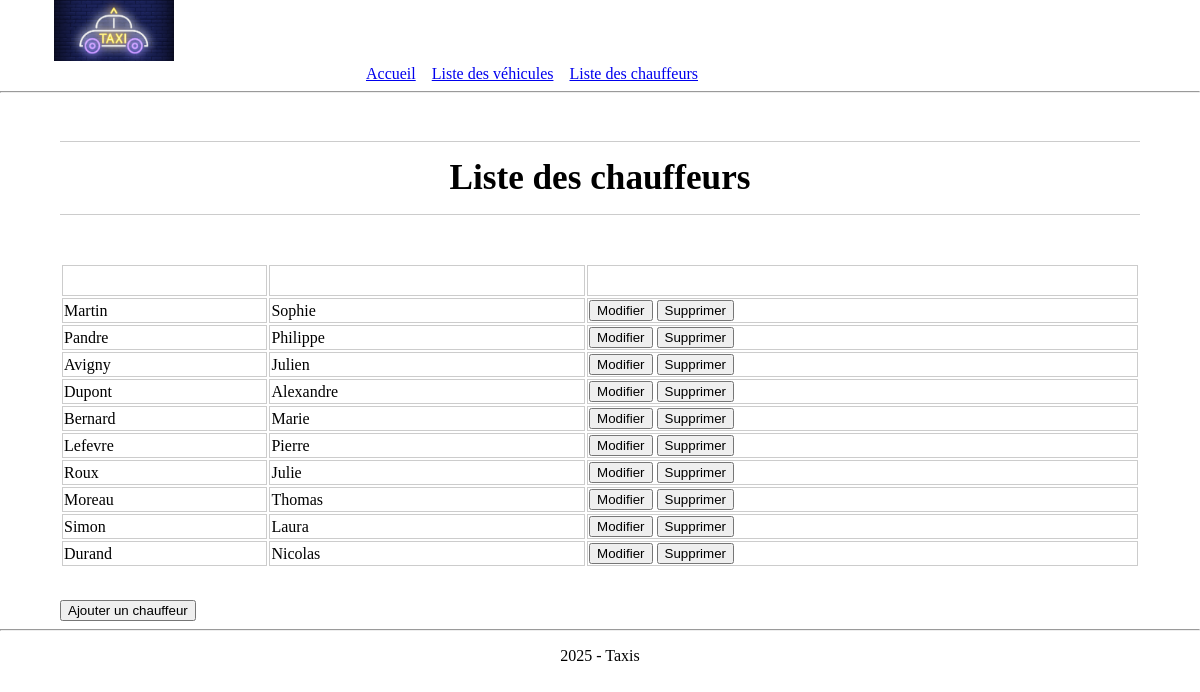
Screenshot of /driver/list-driver.php with the database file from the repository.
### tables this page shows
CREATE TABLE `conducteur` (
  `id_conducteur` int(11) NOT NULL AUTO_INCREMENT,
  `nom` varchar(50) NOT NULL,
  `prenom` varchar(50) NOT NULL,
  PRIMARY KEY (`id_conducteur`)
);

### driver/list-driver.php (called while the page is built)
<?php
include dirname(__DIR__) . '/fonctions.php';
require dirname(__DIR__) . '/connexiondb.php';
$driverArray = listerDrivers($pdo);
include PATH_PROJET . '/views/driver/list-driver-view.php';
?>

### fonctions.php (called while the page is built, shortened)
<?php
function listerDrivers($pdo)
{
    $sql = "SELECT * FROM conducteur ORDER BY id_conducteur ASC";
    $stmt = $pdo->prepare($sql);
    $stmt->execute();
    $drivers = $stmt->fetchAll();
    return $drivers;
}

### views/driver/list-driver-view.php (the view, shortened to what this page needs)
<?php
require PATH_PROJET . '/views/partials/header.php';
?>
<h1 style="text-align: center;">Liste des chauffeurs</h1>
<table>
    <thead>
        <tr>
            <th>
            </th>
            <th>
            </th>
            <th>
            </th>
        </tr>
    </thead>
    <tbody>
        <?php foreach ($driverArray as $driver) : ?>
            <tr>
                <td>
                    <?= $driver['nom'] ?>
                </td>
                <td>
                    <?= $driver['prenom'] ?>
                </td>
                <td>
                    <a href="<?= WEB_ROOT . '/driver/edit-driver.php?id=' . $driver['id_conducteur'] ?>"><button class="outline primary">Modifier</button></a>
                    <a href="<?= WEB_ROOT . '/driver/del-driver.php?id=' . $driver['id_conducteur'] ?>" onclick="return confirm('Voulez-vous vraiment supprimer ce chauffeur ?')"><button class="outline secondary">Supprimer</button></a>
                </td>
            </tr>
        <?php endforeach; ?>
    </tbody>
</table>
<div id="addButton">
    <a href="<?= WEB_ROOT . '/driver/add-driver.php' ?>"><button class="outline primary">Ajouter un chauffeur</button></a>
</div>
<?php
include PATH_PROJET . '/views/partials/footer.php';
?>

### views/partials/header.php (shortened to what this page needs)
<!DOCTYPE html>
<html lang="en">
<head>
    <link
        rel="stylesheet"
        href="https://cdn.jsdelivr.net/npm/@picocss/pico@2/css/pico.min.css">
    <link rel="stylesheet" href="<?php PATH_PROJET ?>/taxis/assets/css/style.css">
</head>
<body>
    <header>
        <?php require PATH_PROJET . '/views/partials/nav.php'; ?>
    </header>
    <hr>
    <main class="container">

### views/partials/nav.php
<nav class="container">
    <div id="logo">
        <img src="<?php WEB_ROOT ?>/taxis/assets/img/logo.jpg" alt="logo">
    </div>
    <div id="button">
        <a href="<?php WEB_ROOT ?>/taxis/index.php" role="button">Accueil</a></a>
        <a href="<?php WEB_ROOT ?>/taxis/vehicule/list-vehicule.php" role="button">Liste des véhicules</a>
        <a href="<?php WEB_ROOT ?>/taxis/driver/list-driver.php" role="button">Liste des chauffeurs</a>
    </div>
</nav>

### views/partials/footer.php
</main>
<footer>
    <hr>
    <p style="text-align: center;">2025 - Taxis</p>
</footer>
</body>
</html>

### assets/css/style.css (style rules this page uses)
body { margin: 0; padding: 0; box-sizing: border-box; width: 100%; height: 100vh; vertical-align: bottom; }
img { width: 100%; }
h1 { width: 90%; text-align: center; margin : 3rem auto; font-size: 2.2rem; border-bottom: 1px solid #ccc; border-top: 1px solid #ccc; padding-bottom: 1rem; padding-top: 1rem; }
#button { width: 90%; display: flex; justify-content: center; align-items: center; }
#button a { margin-right: 1rem; }
table { margin: 0 auto; width: 90%; margin-bottom: 2rem; }
table th { border: 1px solid #ccc; font-size: 1.5rem; color: white; }
table td { border: 1px solid #ccc; }
#addButton { width: 90%; margin : 0 auto; }

### rows the page displays
conducteur: nom "Martin", prenom "Sophie"
conducteur: nom "Pandre", prenom "Philippe"
conducteur: nom "Avigny", prenom "Julien"
conducteur: nom "Dupont", prenom "Alexandre"
conducteur: nom "Bernard", prenom "Marie"
conducteur: nom "Lefevre", prenom "Pierre"
conducteur: nom "Roux", prenom "Julie"
conducteur: nom "Moreau", prenom "Thomas"
conducteur: nom "Simon", prenom "Laura"
conducteur: nom "Durand", prenom "Nicolas"
